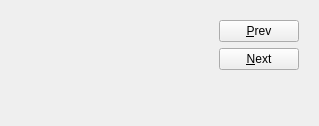
<?xml version="1.0" encoding="UTF-8"?>
<ui version="4.0">
 <class>PlanetWidget</class>
 <widget class="QWidget" name="PlanetWidget">
  <property name="geometry">
   <rect>
    <x>0</x>
    <y>0</y>
    <width>319</width>
    <height>126</height>
   </rect>
  </property>
  <property name="windowTitle">
   <string>Form</string>
  </property>
  <layout class="QHBoxLayout" name="horizontalLayout">
   <item>
    <widget class="QPushButton" name="pushButton">
     <property name="minimumSize">
      <size>
       <width>64</width>
       <height>64</height>
      </size>
     </property>
     <property name="maximumSize">
      <size>
       <width>64</width>
       <height>64</height>
      </size>
     </property>
     <property name="text">
      <string/>
     </property>
     <property name="flat">
      <bool>true</bool>
     </property>
    </widget>
   </item>
   <item>
    <spacer name="horizontalSpacer">
     <property name="orientation">
      <enum>Qt::Horizontal</enum>
     </property>
     <property name="sizeHint" stdset="0">
      <size>
       <width>40</width>
       <height>20</height>
      </size>
     </property>
    </spacer>
   </item>
   <item>
    <widget class="QWidget" name="widget" native="true">
     <layout class="QVBoxLayout" name="verticalLayout">
      <item>
       <widget class="QPushButton" name="prevButton">
        <property name="text">
         <string>&amp;Prev</string>
        </property>
       </widget>
      </item>
      <item>
       <widget class="QPushButton" name="nextButton">
        <property name="text">
         <string>&amp;Next</string>
        </property>
       </widget>
      </item>
      <item>
       <spacer name="verticalSpacer">
        <property name="orientation">
         <enum>Qt::Vertical</enum>
        </property>
        <property name="sizeHint" stdset="0">
         <size>
          <width>20</width>
          <height>40</height>
         </size>
        </property>
       </spacer>
      </item>
     </layout>
    </widget>
   </item>
  </layout>
 </widget>
 <resources/>
 <connections/>
</ui>
